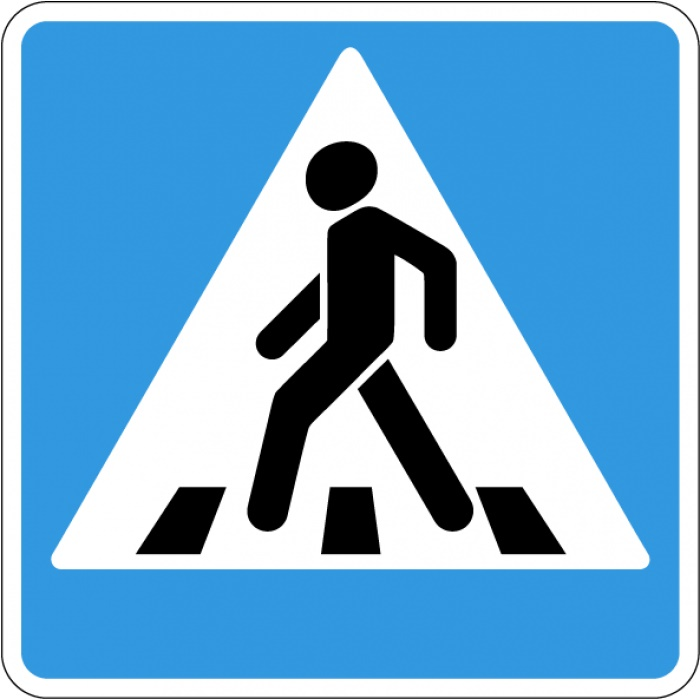
#> input picture to_find.jpg, 700 x 700 px, found by its file name
$ jupyter execute Untitled0.ipynb   (shell and % lines are left out)
#> lines starting #> are read from the running program, lines starting #| are printed output that depends on the picture
<a href="https://colab.research.google.com/github/OSLL/sirius-cv/blob/12_Daniil_Komarov_object_detection/Untitled0.ipynb" target="_parent"></a>

[cell 1]
import numpy as np
import cv2
from google.colab.patches import cv2_imshow
img1 = cv2.imread('/content/to_find.jpg', cv2.IMREAD_GRAYSCALE)
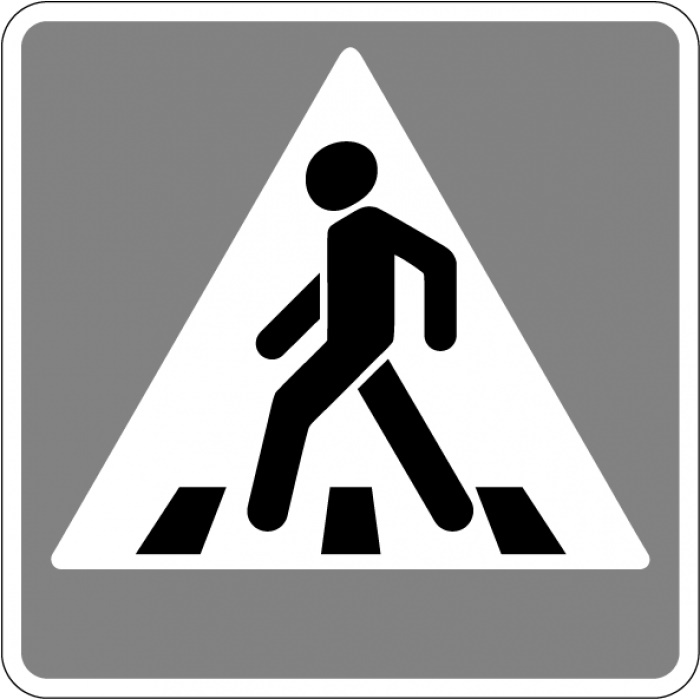
#> img1: shape (700, 700); min 0, max 255, mean 159.3

img2 = cv2.imread('/content/picture.jpg', cv2.IMREAD_GRAYSCALE)
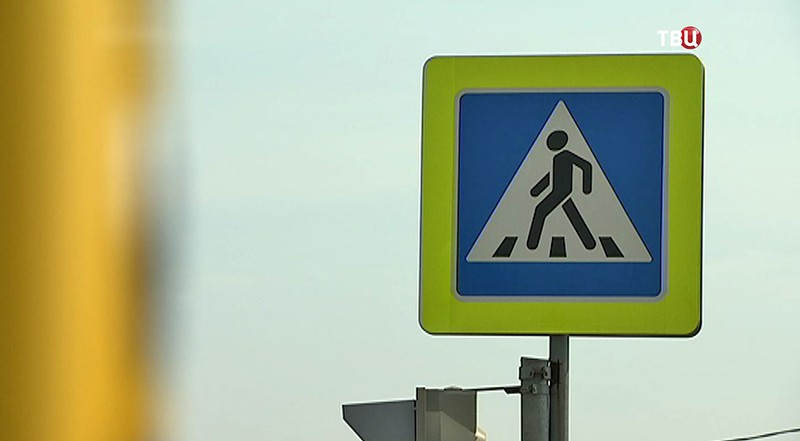
#> input picture picture.jpg, 800 x 441 px, found by its file name
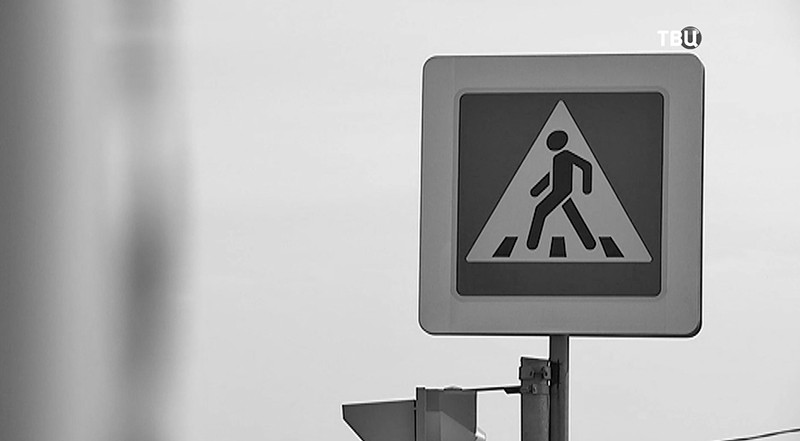
#> img2: shape (441, 800); min 0, max 255, mean 175.1

orb = cv2.ORB_create()

kp1, des1 = orb.detectAndCompute(img1, None)
#> kp1 = 500 keypoints; strongest (x, y, size): (383, 365, 111.1), (385, 364, 92.6), (386, 363, 77.1), (478, 490, 92.6)
kp2, des2 = orb.detectAndCompute(img2, None)
#> kp2 = 500 keypoints; strongest (x, y, size): (548, 337, 31), (690, 41, 37.2), (689, 41, 31), (519, 394, 31)

bf = cv2.BFMatcher(cv2.NORM_HAMMING, crossCheck=True)

matches = bf.match(des1, des2)
#> matches = 70 matches
matches = sorted(matches, key = lambda x:x.distance)

result = cv2.drawMatches(img1, kp1, img2, kp2, matches, None, flags=cv2.DrawMatchesFlags_NOT_DRAW_SINGLE_POINTS)
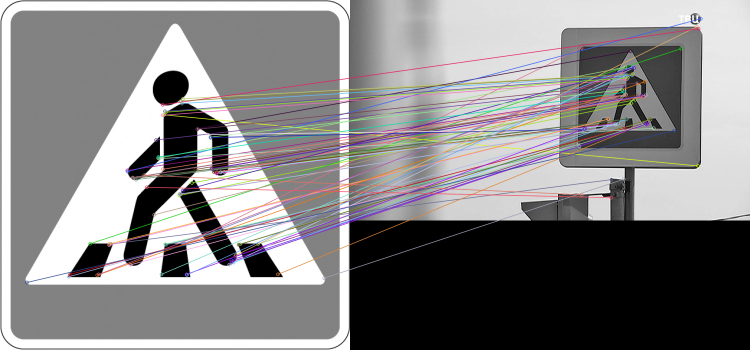
#> result: shape (700, 1500, 3) (shown at 1/2 size); mean of channels 0, 1, 2 131.6, 131, 132.5; drawn as B, G, R
cv2_imshow(result)
